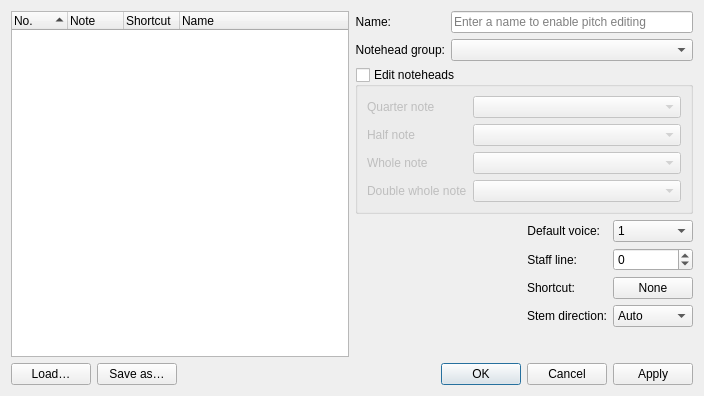
<?xml version="1.0" encoding="UTF-8"?>
<ui version="4.0">
 <class>CustomizeKitDialog</class>
 <widget class="QDialog" name="CustomizeKitDialog">
  <property name="geometry">
   <rect>
    <x>0</x>
    <y>0</y>
    <width>704</width>
    <height>396</height>
   </rect>
  </property>
  <property name="windowTitle">
   <string>Customize kit</string>
  </property>
  <layout class="QVBoxLayout" name="verticalLayout">
   <item>
    <layout class="QHBoxLayout" name="horizontalLayout_4">
     <item>
      <widget class="QTreeWidget" name="pitchList">
       <property name="minimumSize">
        <size>
         <width>250</width>
         <height>250</height>
        </size>
       </property>
       <property name="alternatingRowColors">
        <bool>true</bool>
       </property>
       <property name="indentation">
        <number>0</number>
       </property>
       <property name="rootIsDecorated">
        <bool>false</bool>
       </property>
       <property name="sortingEnabled">
        <bool>true</bool>
       </property>
       <property name="allColumnsShowFocus">
        <bool>true</bool>
       </property>
       <attribute name="headerDefaultSectionSize">
        <number>56</number>
       </attribute>
       <attribute name="headerMinimumSectionSize">
        <number>20</number>
       </attribute>
       <column>
        <property name="text">
         <string extracomment="Number">No.</string>
        </property>
       </column>
       <column>
        <property name="text">
         <string>Note</string>
        </property>
       </column>
       <column>
        <property name="text">
         <string>Shortcut</string>
        </property>
       </column>
       <column>
        <property name="text">
         <string>Name</string>
        </property>
       </column>
       <item>
        <property name="text">
         <string/>
        </property>
        <property name="text">
         <string/>
        </property>
        <property name="text">
         <string/>
        </property>
        <property name="text">
         <string/>
        </property>
       </item>
      </widget>
     </item>
     <item>
      <layout class="QFormLayout" name="formLayout_3">
       <item row="0" column="0">
        <widget class="QLabel" name="label">
         <property name="text">
          <string>Name:</string>
         </property>
         <property name="alignment">
          <set>Qt::AlignRight|Qt::AlignTrailing|Qt::AlignVCenter</set>
         </property>
         <property name="buddy">
          <cstring>name</cstring>
         </property>
        </widget>
       </item>
       <item row="0" column="1">
        <widget class="QLineEdit" name="name">
         <property name="placeholderText">
          <string>Enter a name to enable pitch editing</string>
         </property>
        </widget>
       </item>
       <item row="1" column="0">
        <widget class="QLabel" name="label_2">
         <property name="text">
          <string>Notehead group:</string>
         </property>
         <property name="alignment">
          <set>Qt::AlignRight|Qt::AlignTrailing|Qt::AlignVCenter</set>
         </property>
         <property name="buddy">
          <cstring>noteHead</cstring>
         </property>
        </widget>
       </item>
       <item row="1" column="1">
        <widget class="QComboBox" name="noteHead"/>
       </item>
       <item row="2" column="0" colspan="2">
        <widget class="QGroupBox" name="customGbox">
         <property name="title">
          <string>Edit noteheads</string>
         </property>
         <property name="checkable">
          <bool>true</bool>
         </property>
         <property name="checked">
          <bool>false</bool>
         </property>
         <layout class="QFormLayout" name="formLayout_2">
          <item row="0" column="0">
           <widget class="QLabel" name="quarterLbl">
            <property name="text">
             <string>Quarter note</string>
            </property>
            <property name="buddy">
             <cstring>quarterCmb</cstring>
            </property>
           </widget>
          </item>
          <item row="0" column="1">
           <widget class="QComboBox" name="quarterCmb"/>
          </item>
          <item row="1" column="0">
           <widget class="QLabel" name="halfLbl">
            <property name="text">
             <string>Half note</string>
            </property>
            <property name="buddy">
             <cstring>halfCmb</cstring>
            </property>
           </widget>
          </item>
          <item row="1" column="1">
           <widget class="QComboBox" name="halfCmb"/>
          </item>
          <item row="2" column="0">
           <widget class="QLabel" name="wholeLbl">
            <property name="text">
             <string>Whole note</string>
            </property>
            <property name="buddy">
             <cstring>wholeCmb</cstring>
            </property>
           </widget>
          </item>
          <item row="2" column="1">
           <widget class="QComboBox" name="wholeCmb"/>
          </item>
          <item row="3" column="0">
           <widget class="QLabel" name="doubleWholeLbl">
            <property name="text">
             <string>Double whole note</string>
            </property>
            <property name="buddy">
             <cstring>doubleWholeCmb</cstring>
            </property>
           </widget>
          </item>
          <item row="3" column="1">
           <widget class="QComboBox" name="doubleWholeCmb"/>
          </item>
         </layout>
        </widget>
       </item>
       <item row="3" column="0" colspan="2">
        <layout class="QHBoxLayout" name="horizontalLayout_2">
         <item>
          <spacer name="horizontalSpacer_3">
           <property name="orientation">
            <enum>Qt::Horizontal</enum>
           </property>
           <property name="sizeHint" stdset="0">
            <size>
             <width>0</width>
             <height>0</height>
            </size>
           </property>
          </spacer>
         </item>
         <item>
          <widget class="mu::palette::PaletteWidget" name="drumNote" native="true">
           <property name="sizePolicy">
            <sizepolicy hsizetype="Expanding" vsizetype="Expanding">
             <horstretch>0</horstretch>
             <verstretch>0</verstretch>
            </sizepolicy>
           </property>
           <property name="minimumSize">
            <size>
             <width>120</width>
             <height>0</height>
            </size>
           </property>
          </widget>
         </item>
         <item>
          <spacer name="horizontalSpacer_2">
           <property name="orientation">
            <enum>Qt::Horizontal</enum>
           </property>
           <property name="sizeHint" stdset="0">
            <size>
             <width>0</width>
             <height>0</height>
            </size>
           </property>
          </spacer>
         </item>
         <item>
          <layout class="QFormLayout" name="formLayout">
           <item row="0" column="0">
            <widget class="QLabel" name="label_5">
             <property name="text">
              <string>Default voice:</string>
             </property>
             <property name="alignment">
              <set>Qt::AlignRight|Qt::AlignTrailing|Qt::AlignVCenter</set>
             </property>
             <property name="buddy">
              <cstring>voice</cstring>
             </property>
            </widget>
           </item>
           <item row="0" column="1">
            <widget class="QComboBox" name="voice">
             <property name="minimumSize">
              <size>
               <width>50</width>
               <height>0</height>
              </size>
             </property>
             <item>
              <property name="text">
               <string>1</string>
              </property>
             </item>
             <item>
              <property name="text">
               <string>2</string>
              </property>
             </item>
             <item>
              <property name="text">
               <string>3</string>
              </property>
             </item>
             <item>
              <property name="text">
               <string>4</string>
              </property>
             </item>
            </widget>
           </item>
           <item row="1" column="0">
            <widget class="QLabel" name="label_3">
             <property name="text">
              <string>Staff line:</string>
             </property>
             <property name="alignment">
              <set>Qt::AlignRight|Qt::AlignTrailing|Qt::AlignVCenter</set>
             </property>
             <property name="buddy">
              <cstring>staffLine</cstring>
             </property>
            </widget>
           </item>
           <item row="1" column="1">
            <widget class="QSpinBox" name="staffLine">
             <property name="minimumSize">
              <size>
               <width>50</width>
               <height>0</height>
              </size>
             </property>
             <property name="minimum">
              <number>-12</number>
             </property>
            </widget>
           </item>
           <item row="2" column="0">
            <widget class="QLabel" name="label_6">
             <property name="text">
              <string>Shortcut:</string>
             </property>
             <property name="alignment">
              <set>Qt::AlignRight|Qt::AlignTrailing|Qt::AlignVCenter</set>
             </property>
            </widget>
           </item>
           <item row="3" column="0">
            <widget class="QLabel" name="label_4">
             <property name="text">
              <string>Stem direction:</string>
             </property>
             <property name="alignment">
              <set>Qt::AlignRight|Qt::AlignTrailing|Qt::AlignVCenter</set>
             </property>
             <property name="buddy">
              <cstring>stemDirection</cstring>
             </property>
            </widget>
           </item>
           <item row="3" column="1">
            <widget class="QComboBox" name="stemDirection">
             <property name="minimumSize">
              <size>
               <width>50</width>
               <height>0</height>
              </size>
             </property>
             <item>
              <property name="text">
               <string>Auto</string>
              </property>
             </item>
             <item>
              <property name="text">
               <string>Up</string>
              </property>
             </item>
             <item>
              <property name="text">
               <string>Down</string>
              </property>
             </item>
            </widget>
           </item>
           <item row="2" column="1">
            <widget class="QPushButton" name="shortcut">
             <property name="text">
              <string>None</string>
             </property>
            </widget>
           </item>
          </layout>
         </item>
        </layout>
       </item>
      </layout>
     </item>
    </layout>
   </item>
   <item>
    <layout class="QHBoxLayout" name="horizontalLayout">
     <item>
      <widget class="QPushButton" name="loadButton">
       <property name="text">
        <string>Load…</string>
       </property>
      </widget>
     </item>
     <item>
      <widget class="QPushButton" name="saveButton">
       <property name="text">
        <string>Save as…</string>
       </property>
      </widget>
     </item>
     <item>
      <spacer name="horizontalSpacer">
       <property name="orientation">
        <enum>Qt::Horizontal</enum>
       </property>
      </spacer>
     </item>
     <item>
      <widget class="QDialogButtonBox" name="buttonBox">
       <property name="orientation">
        <enum>Qt::Horizontal</enum>
       </property>
       <property name="standardButtons">
        <set>QDialogButtonBox::Apply|QDialogButtonBox::Cancel|QDialogButtonBox::Ok</set>
       </property>
      </widget>
     </item>
    </layout>
   </item>
  </layout>
 </widget>
 <customwidgets>
  <customwidget>
   <class>mu::palette::PaletteWidget</class>
   <extends>QWidget</extends>
   <header>palette/widgets/palettewidget.h</header>
   <container>1</container>
  </customwidget>
 </customwidgets>
 <tabstops>
  <tabstop>pitchList</tabstop>
  <tabstop>name</tabstop>
  <tabstop>noteHead</tabstop>
  <tabstop>customGbox</tabstop>
  <tabstop>quarterCmb</tabstop>
  <tabstop>halfCmb</tabstop>
  <tabstop>wholeCmb</tabstop>
  <tabstop>doubleWholeCmb</tabstop>
  <tabstop>voice</tabstop>
  <tabstop>staffLine</tabstop>
  <tabstop>shortcut</tabstop>
  <tabstop>stemDirection</tabstop>
  <tabstop>loadButton</tabstop>
  <tabstop>saveButton</tabstop>
 </tabstops>
 <resources/>
 <connections>
  <connection>
   <sender>buttonBox</sender>
   <signal>accepted()</signal>
   <receiver>CustomizeKitDialog</receiver>
   <slot>accept()</slot>
   <hints>
    <hint type="sourcelabel">
     <x>248</x>
     <y>254</y>
    </hint>
    <hint type="destinationlabel">
     <x>157</x>
     <y>274</y>
    </hint>
   </hints>
  </connection>
  <connection>
   <sender>buttonBox</sender>
   <signal>rejected()</signal>
   <receiver>CustomizeKitDialog</receiver>
   <slot>reject()</slot>
   <hints>
    <hint type="sourcelabel">
     <x>316</x>
     <y>260</y>
    </hint>
    <hint type="destinationlabel">
     <x>286</x>
     <y>274</y>
    </hint>
   </hints>
  </connection>
 </connections>
</ui>
